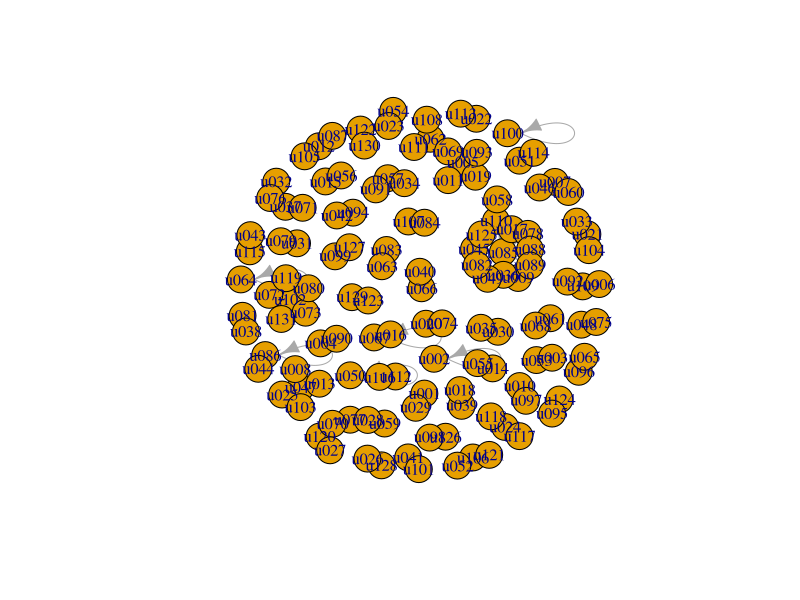
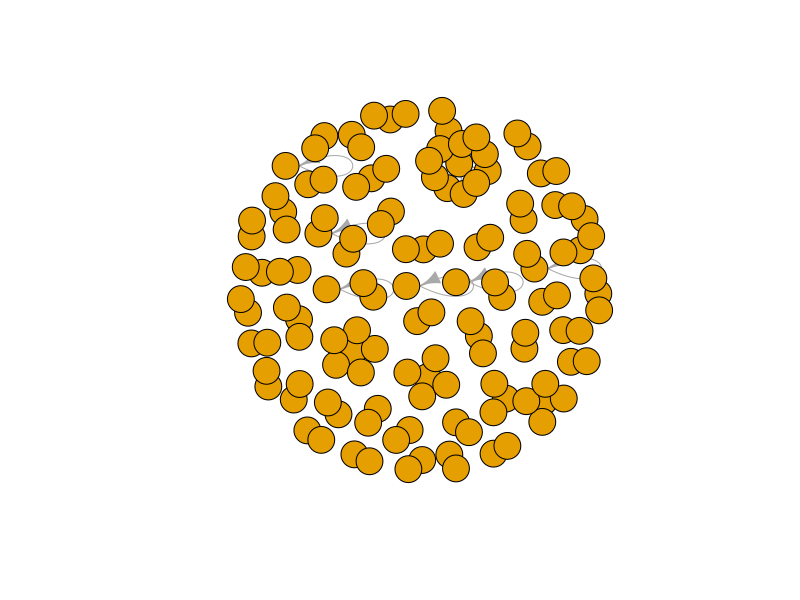
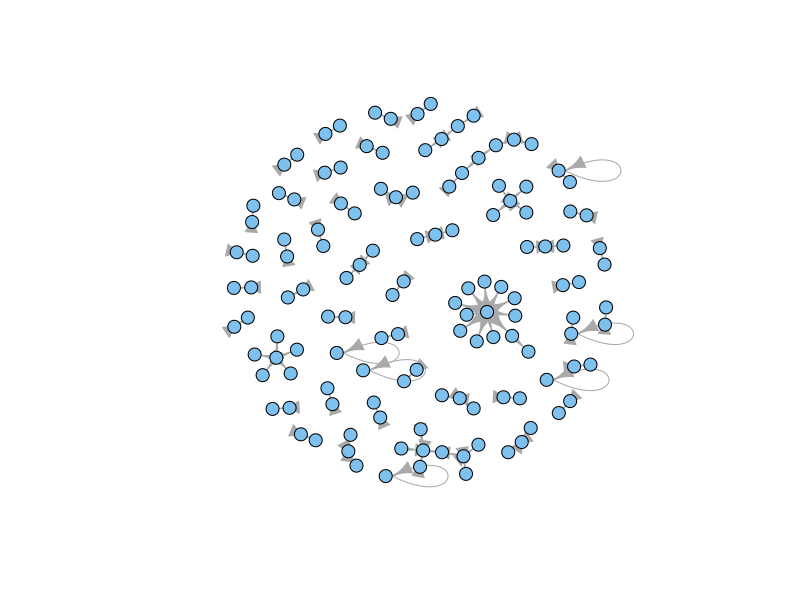
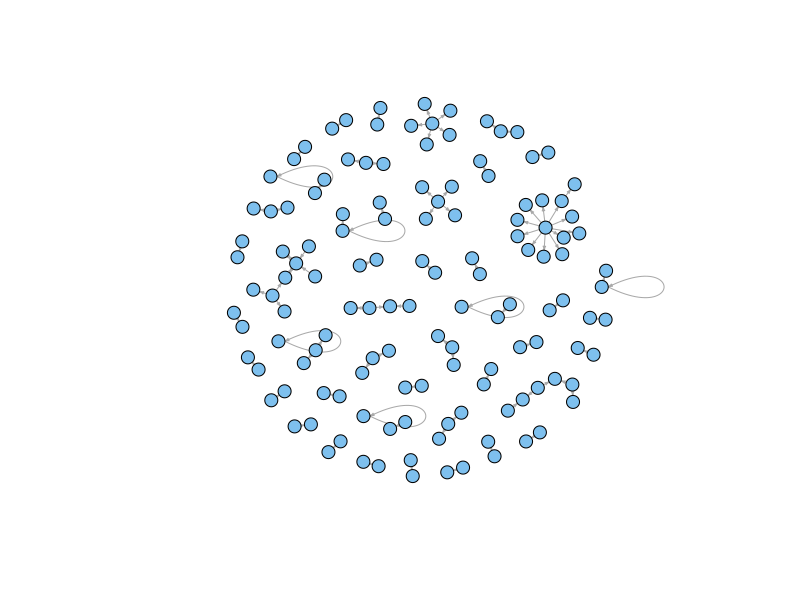
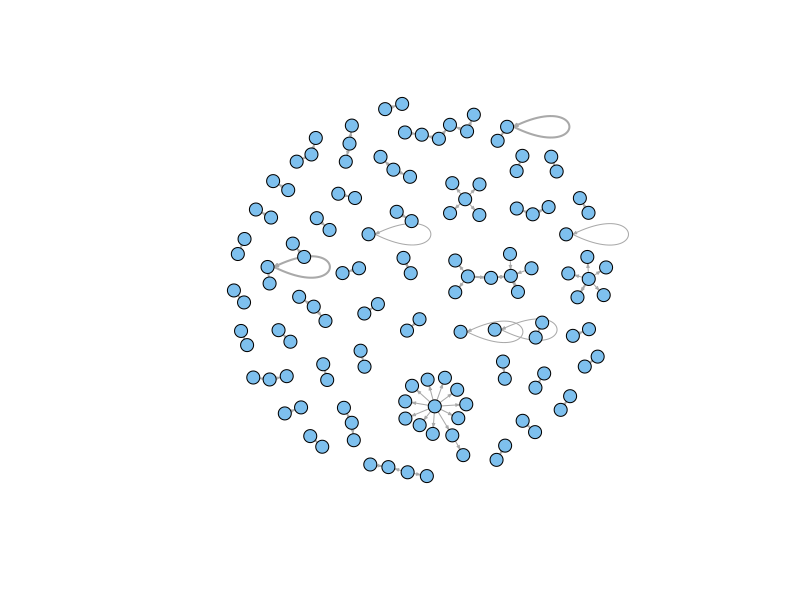
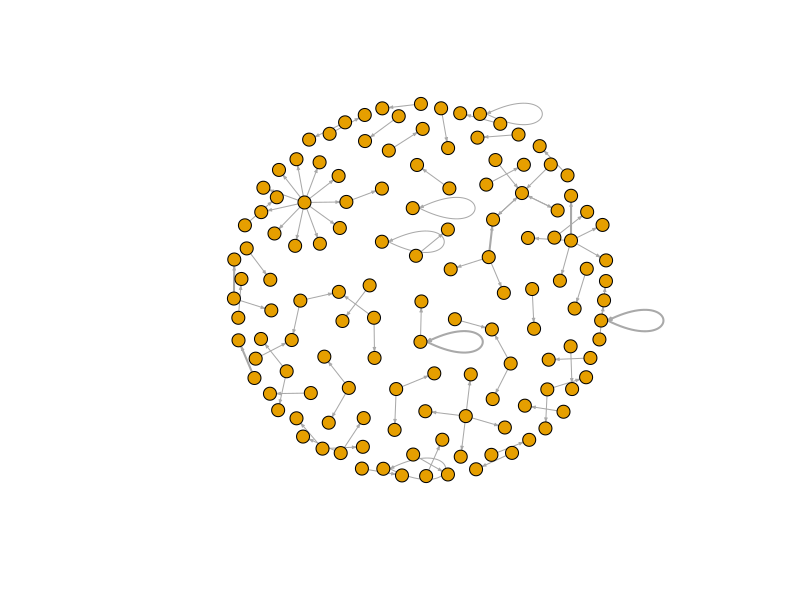
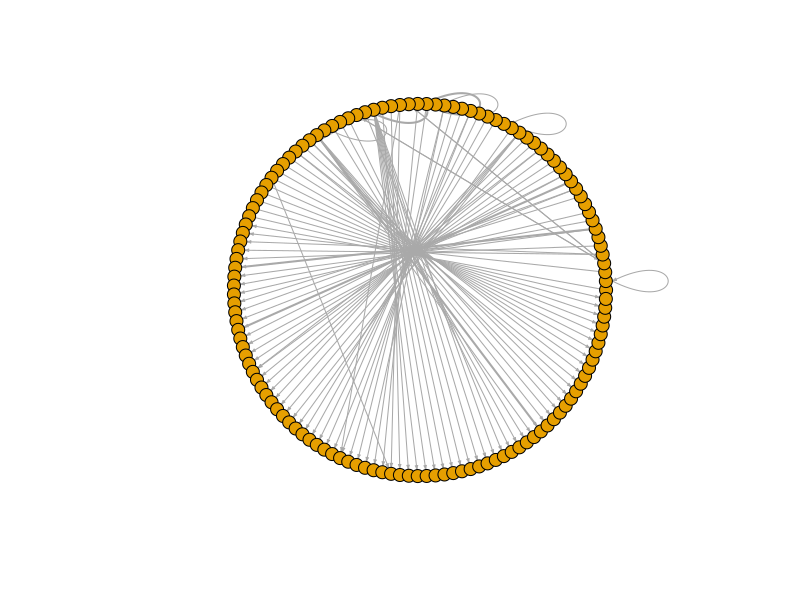
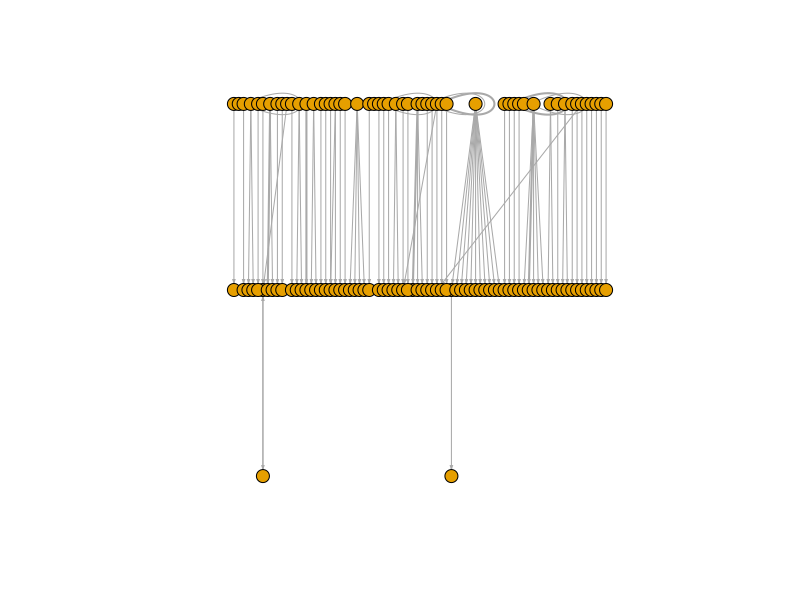

These figures' R source, in order:
## ---- chunk 1
adjacencymatrix <- matrix(c(0,1,1,1,1,1,0,
1,0,0,0,0,0,0,
1,0,0,0,0,0,0,
1,0,0,0,0,0,0,
1,0,0,0,0,1,0,
1,0,0,0,1,0,1,
0,0,0,0,0,1,0), ncol = 7)
colnames(adjacencymatrix) <- c("A", "B", "C", "D", "E", "F", "G")
rownames(adjacencymatrix) <- c("A", "B", "C", "D", "E", "F", "G")
adjacencymatrix
## ---- chunk 2
edgelist <- matrix(c("A", "A", "A", "A", "A", "E", "F", "B", "C", "D", "E", "F", "F", "G"), ncol = 2)
colnames(edgelist) <- c("V1", "V2")
rownames(edgelist) <- NULL
edgelist
## ---- chunk 3
# activate packages
library(dplyr)
library(igraph)
# import data
# Read in data from a .csv
replies <- read.csv("data/query1_results_anon.csv",
                    header = TRUE,
                    fileEncoding = "UTF-8-BOM")
# inspect data
head(replies)
## ---- chunk 4
# create edge list
reply_edges <- replies %>% 
  group_by(original_tweet_user_id, reply_user_id) %>% 
  summarise(nbr_replies = n())
# inspect edge list
head(reply_edges)
## ---- chunk 5
# create igraph object using an edge list: reply_edges
reply_g <- graph_from_data_frame(d = reply_edges, directed = TRUE)
# inspect igraph properties
reply_g
## ---- chunk 6
# default plot settings
plot(reply_g)
## ---- chunk 7
plot(reply_g, vertex.label = NA)
## ---- chunk 8
(reply_edges %>%
    filter(as.character(original_tweet_user_id)
        == as.character(reply_user_id)))
## ---- chunk 9
plot(reply_g, vertex.label = NA,
     vertex.color = "SkyBlue2", vertex.size = 7)
## ---- chunk 10
plot(reply_g, vertex.label = NA,
     vertex.color = "SkyBlue2", vertex.size = 7,
     edge.arrow.size = 0.2)
## ---- chunk 11
weight1 <- E(reply_g)$nbr_replies
# inspect results
head(weight1)
## ---- chunk 12
plot(reply_g, vertex.label = NA,
     vertex.color = "SkyBlue2", vertex.size = 7,
     edge.arrow.size = 0.2, edge.width = weight1)
## ---- chunk 13
plot(reply_g, vertex.label = NA,
     vertex.color = V(reply_g)$color, vertex.size = 7,
     edge.arrow.size = 0.2, edge.width = weight1,
     layout = layout.kamada.kawai)
## ---- chunk 14
plot(reply_g, vertex.label = NA,
     vertex.color = V(reply_g)$color, vertex.size = 7,
     edge.arrow.size = 0.2, edge.width = weight1,
     layout = layout.circle)
## ---- chunk 15
plot(reply_g, vertex.label = NA,
     vertex.color = V(reply_g)$color, vertex.size = 7,
     edge.arrow.size = 0.2, edge.width = weight1,
     layout = layout.reingold.tilford)
## ---- chunk 16
nice_layout <- layout_nicely(reply_g)
## ---- chunk 17
plot(reply_g, vertex.label = NA,
     vertex.color = V(reply_g)$color, vertex.size = 7,
     edge.arrow.size = 0.2, edge.width = weight1,
     layout = nice_layout)
## ---- chunk 18
reply_g_degree <- degree(reply_g)
## ---- chunk 19
reply_g_degree <- data.frame(user_id = names(reply_g_degree),
                             degree = reply_g_degree,
                             row.names = NULL) %>% 
  arrange(desc(degree))

# inspect results
head(reply_g_degree)
## ---- chunk 20
reply_g_degree_out <- degree(reply_g, mode = "out")
## ---- chunk 21
reply_g_degree_out <- data.frame(user_id = names(reply_g_degree_out),
                                 out_degree = reply_g_degree_out,
                                 row.names = NULL) %>% 
  arrange(desc(out_degree))
# inspect results
head(reply_g_degree_out)
## ---- chunk 22
reply_g_degree_in <- degree(reply_g, mode = "in")
## ---- chunk 23
reply_g_degree_in <- data.frame(user_id = names(reply_g_degree_in),
                                in_degree = reply_g_degree_in,
                                row.names = NULL) %>% 
  arrange(desc(in_degree))
# inspect results
head(reply_g_degree_in)
## ---- chunk 24
V(reply_g)$color <- ifelse(
  V(reply_g)$name == "u085", "red", "SkyBlue2"
)
## ---- chunk 25
plot(reply_g, vertex.label = NA,
     vertex.color = V(reply_g)$color, vertex.size = 7,
     edge.arrow.size = 0.2, edge.width = weight1)
## ---- chunk 26
plot(reply_g, vertex.label = NA,
     vertex.color = V(reply_g)$color, vertex.size = 7,
     edge.arrow.size = 0.2, edge.width = weight1,
     layout = nice_layout)
## ---- chunk 27
(reply_edges %>%
    filter(as.character(original_tweet_user_id)
        == as.character(reply_user_id)))
## ---- chunk 28
reply_g2 <- simplify(reply_g, remove.loops = TRUE)
# plot the network diagram with reflexive edges removed
plot(reply_g2, vertex.label = NA,
     vertex.color = V(reply_g)$color, vertex.size = 7,
     edge.arrow.size = 0.2, edge.width = weight1,
     layout = nice_layout)

